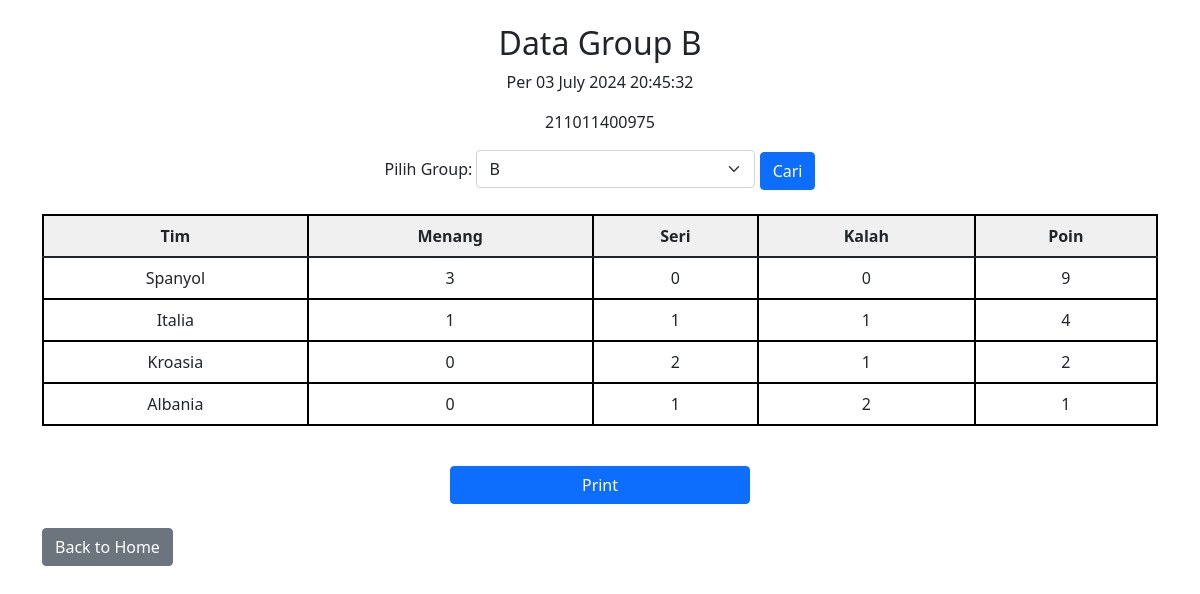
Page /UAS_WEB2_211011400965_Fadil_Ramadhan/datagroup.php (signed in) on the committed database.
### tables this page shows
CREATE TABLE `euro2024` (
  `kdeuro` int NOT NULL,
  `groupeuro` varchar(255) NOT NULL,
  `tim` varchar(255) NOT NULL,
  `menang` int NOT NULL,
  `seri` int NOT NULL,
  `kalah` int NOT NULL,
  `poin` int NOT NULL
);

### UAS_WEB2_211011400965_Fadil_Ramadhan/datagroup.php (the view, shortened to what this page needs)
<?php
require 'config.php';
function tglwktskrng()
{
    return date('d F Y H:i:s');
}
$group = isset($_GET['group']) ? $_GET['group'] : 'B';
?>
<!DOCTYPE html>
<html lang="en">
<head>
    <link href="https://cdn.jsdelivr.net/npm/bootstrap@5.0.2/dist/css/bootstrap.min.css" rel="stylesheet">
</head>
<body>
    <div class="container">
        <h2 class='text-center mt-4'>Data Group <?= htmlspecialchars($group) ?></h2>
        <p class='text-center'>Per <?= tglwktskrng() ?></p>
        <p class='text-center'><?= htmlspecialchars($_SESSION['nim']) ?></p>
        <form method="get" class="text-center mb-4 no-print">
            <label for="group" class="form-label">Pilih Group:</label>
            <select name="group" id="group" class="form-select w-25 d-inline">
                <option value="B" <?= $group == 'B' ? 'selected' : '' ?>>B</option>
            </select>
            <button type="submit" class="btn btn-primary">Cari</button>
        </form>
        <?php
        $stmt = $conn->prepare("SELECT * FROM euro2024 WHERE groupeuro = ?");
        $stmt->bind_param("s", $group);
        $stmt->execute();
        $result = $stmt->get_result();
        if ($result->num_rows > 0) {
            echo "<table class='table  text-center custom-table'>";
            echo "<thead>";
            echo "<tr>
                    <th>Tim</th>
                    <th>Menang</th>
                    <th>Seri</th>
                    <th>Kalah</th>
                    <th>Poin</th>
                  </tr>";
            echo "</thead>";
            echo "<tbody>";
            while ($row = $result->fetch_assoc()) {
                echo "<tr>
                        <td>{$row['tim']}</td>
                        <td>{$row['menang']}</td>
                        <td>{$row['seri']}</td>
                        <td>{$row['kalah']}</td>
                        <td>{$row['poin']}</td>
                      </tr>";
            }
            echo "</tbody>";
            echo "</table>";
        } else {
            echo "<p class='text-center'>Tidak ada data untuk grup $group.</p>";
        }
        ?>
        <div class="text-center">
            <button onclick="window.print()" class="btn btn-primary mt-4 no-print print">Print</button>
        </div>
        <a href="index.php" class="btn btn-secondary mt-4 no-print home">Back to Home</a>
    </div>
</body>
</html>

### UAS_WEB2_211011400965_Fadil_Ramadhan/datagroup.php (style rules this page uses)
.custom-table { border: 2px solid black; }
.custom-table th, .custom-table td { border: 2px solid black; }
.custom-table th { background-color: #f0f0f0; }
.print { width: 300px; }

### rows in the picture
euro2024: tim "Spanyol", menang "3", seri "0", kalah "0", poin "9"
euro2024: tim "Italia", menang "1", seri "1", kalah "1", poin "4"
euro2024: tim "Kroasia", menang "0", seri "2", kalah "1", poin "2"
euro2024: tim "Albania", menang "0", seri "1", kalah "2", poin "1"

### other values in the picture
$group "B"
tglwktskrng() "03 July 2024 20:45:32"
$_SESSION['nim'] "211011400975"
